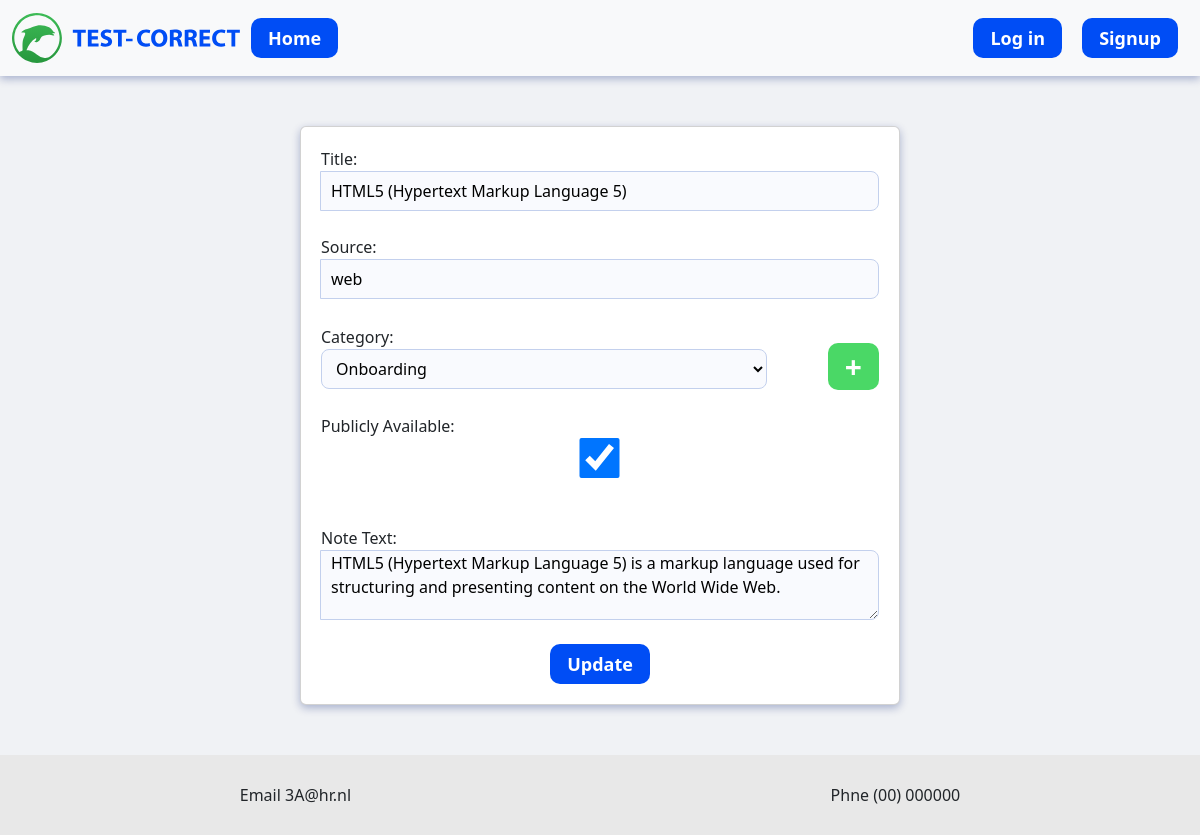
The app's page /notes/edit/2 with its own data.
### tables this page shows
CREATE TABLE notes (
            note_id INTEGER PRIMARY KEY AUTOINCREMENT,
            title TEXT NOT NULL,
            note_source TEXT NOT NULL,
            is_public INTEGER NOT NULL DEFAULT 1,
            teacher_id INTEGER NOT NULL,
            category_id INTEGER NOT NULL,
            note TEXT NOT NULL,
            date_created DATETIME DEFAULT CURRENT_TIMESTAMP,            
            FOREIGN KEY (teacher_id) REFERENCES teachers (teacher_id),
            FOREIGN KEY (category_id) REFERENCES categories (category_id));

### routes/notes_route.py (the view)
@notes_bp.route('/notes/edit/<int:note_id>', methods=['GET'])
def edit_note_page(note_id):
    is_logged_in = 'username' in session
    categories = get_all_categories()
    note = get_note(note_id)
    return render_template('notes_edit_new.html',note=note, note_id=note_id, is_logged_in=is_logged_in,categories=categories)

### controllers/notes_controllers.py (called while the page is built)
def get_note(note_id):
     notes_db = NotesDatabase()
     return notes_db.get_note_by_id(note_id)

def get_all_categories():
    notes_db = NotesDatabase()
    return notes_db.get_all_categories()

### models/notes_model.py (called while the page is built)
    def _connect(self):
        return sqlite3.connect(self.db_path)

    def get_note_by_id(self, id):
        conn = self._connect()
        conn.row_factory = sqlite3.Row
        cursor = conn.cursor()
        cursor.execute("SELECT * FROM notes WHERE note_id = ?", (id,))
        note = cursor.fetchone()
        cursor.execute("SELECT * from questions WHERE note_Id = ?", (id,))
        questions = cursor.fetchall()
        _questions = [dict(row) for row in questions]
        conn.close()
        new_note = dict(note) if note is not None else None
        new_note["all_questions"] = _questions
        for questions in new_note["all_questions"]:
            questions["my_answers"] = self.get_answers_by_question_id(questions["questions_id"])
        return new_note

    def get_all_categories(self):
        conn = self._connect()
        conn.row_factory = sqlite3.Row
        cursor = conn.cursor()
        cursor.execute("SELECT * FROM categories")
        categories = cursor.fetchall()
        conn.close()
        categories_as_dicts = [dict(row) for row in categories]
        return categories_as_dicts

    def get_answers_by_question_id(self,questions_id):
      conn = self._connect()
      conn.row_factory = sqlite3.Row
      cursor = conn.cursor()
      cursor.execute("SELECT * FROM answers WHERE questions_id = ?", (questions_id,))
      answers = cursor.fetchall()
      conn.close()
      return  [dict(answer) for answer in answers] if answers else []

### templates/notes_edit_new.html (shortened to what this page needs)
<!DOCTYPE html>
<html lang="en">
<head>
  <link rel="stylesheet" href="{{ url_for('static', filename='styles/global.css') }}" />
  <link href="https://cdn.jsdelivr.net/npm/bootstrap@5.3.2/dist/css/bootstrap.min.css" rel="stylesheet">
</head>
<body>
  {% include 'header.html' %}
  <form method="post" class="login-form card"
    action="{% if note_id %}{{ url_for('notes.edit_form', note_id=note_id) }}{% else %}{{ url_for('notes.submit_form') }}{% endif %}">
    <div class="input-group">
      <label for="title">Title:</label>
      <input class="form-input" type="text" name="title" value="{{ note.title if note else '' }}"   />
    </div>
    <br />
    <div class="input-group">
      <label for="source">Source:</label>
      <input class="form-input" type="text" name="source" value="{{ note.note_source if note else '' }}" />
    </div>
    <br />
    <div class="category-input">
      <div>
        <label for="category">Category:</label>
        <select class="form-input" name="category" id="categorySelect" value="{{ note.category if note else '' }}"  required>
          {% for category in categories %}
          <option value="{{ category.omschrijving }}">{{ category.omschrijving }}</option>
          {% endfor %}
        </select>
      </div>
      <div>
        <button class="secondary-button" type="button" onclick="openPopup()">+</button>
      </div>
    </div>
    <br />
    <div class="input-group">
      <label for="is_public">Publicly Available:</label>
      <input class="form-input" type="checkbox" name="is_public" {% if note and note.is_public %}checked{% endif %} />
  </div>
    <br />
    <br />
    <div class="input-group">
      <label for="text">Note Text:</label>
      <textarea required style="height: 70px;" class="form-input" name="text">{{ note.note.strip() if note and note.note else '' }}</textarea>
    </div>
    <br />
    <input class="primary-button" type="submit" value="{% if note_id %}Update{% else %}Submit{% endif %}" />
  </form>
    {% include 'footer.html' %}
</body>
</html>

### static/styles/global.css (style rules this page uses)
body { margin: 0px; padding: 0px; background-color: rgba(240, 242, 245, 1) !important; }
.primary-button { background-image: linear-gradient(90deg, #0038c6, #2467fa); border-radius: 10px; align-items: center; background: #004df5; border: 0; border-radius: 10px; color: #fff; display: -webkit-inline-flex; display: inline-flex; font-size: 18px; font-weight: 700; -webkit-justify-content: center; justify-content: center; min-height: 40px; padding-left: 17px; padding-right: 17px; position: relative; text-decoration: none; transition: all 0.3s ease-in-out; width: auto; cursor: pointer; }
.secondary-button { background-color: #4ad866; border: 0; border-radius: 10px; color: #fff; display: -webkit-inline-flex; display: inline-flex; font-size: 18px; font-weight: 700; -webkit-justify-content: center; justify-content: center; min-height: 40px; padding-left: 17px; padding-right: 17px; position: relative; text-decoration: none; transition: all 0.3s ease-in-out; width: auto; cursor: pointer; }
.input-group { display: inline-flex; flex-direction: column; justify-content: flex-end; transition: 0.15s ease-in-out; width: 100%; }
.card { background: #fff; box-shadow: 0 3px 8px 0 rgba(4, 31, 116, 0.3); }
.form-input { background: #f9fafe; border: 1px solid #c3d0ed; border-radius: 8px; height: 40px; padding: 0 10px; }
.login-form { display: flex; flex-direction: column; align-items: center; width: 50%; margin: 50px auto; padding: 20px; }
.category-input { width: 100%; display: grid; grid-template-columns: 80% 20%; align-items: center; }
.category-input div { display: flex; flex-direction: column; }
.category-input div button { margin-top: 20px; margin-left: auto; font-size: 30px; display: flex; align-items: center; }

### records on screen
notes: title "HTML5 (Hypertext Markup Language 5)", source "web", is_public "☑", text "HTML5 (Hypertext Markup Language 5) is a markup language used for structuring and presenting content on the World Wide Web."

### other values on screen
form field category "Onboarding"
